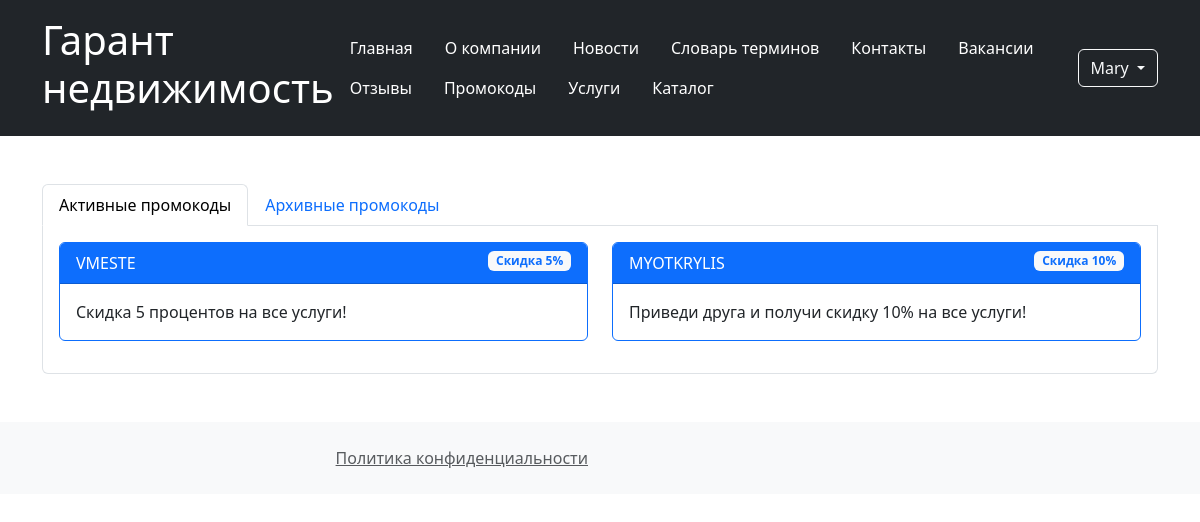
/home/promo-codes/ (signed in), run on the app's committed database.
### users/models.py (models this page shows, shortened)
class User(AbstractUser):
    ROLE_CHOICES = {
        "employee": "Manager",
        "client": "Client",
        "admin": "Admin",
    }
    phone_regex = RegexValidator(
        regex=r"^\+375\(29\)\d{3}-\d{2}-\d{2}$",
        message="Формат номера: +375(29)XXX-XX-XX",
    )
    role = models.CharField(max_length=20, choices=ROLE_CHOICES)
    phone_number = models.CharField(max_length=20, validators=[phone_regex])
    birth_date = models.DateField(
        validators=[RestrictedAgeValidator(18), MaxValueValidator(date.today())]
    )
    created_at = models.DateTimeField(auto_now_add=True)
    first_name = models.CharField(max_length=100)
    last_name = models.CharField(max_length=100)

### home/models.py (models this page shows, shortened)
class PromoCode(models.Model):
    code = models.CharField(max_length=50)
    discount = models.IntegerField(
        validators=[MinValueValidator(1), MaxValueValidator(100)]
    )
    description = models.TextField()
    status = models.BooleanField(default=True)

### home/views.py (the view)
class PromoCodeView(ListView):
    model = PromoCode
    template_name = "promo-codes.html"
    def get_context_data(self, **kwargs):
        context = super().get_context_data(**kwargs)
        context["active_promos"] = PromoCode.objects.filter(status=True)
        context["archived_promos"] = PromoCode.objects.filter(status=False)
        logger.debug(f"Prepared promo codes: {context['active_promos'].count()} active, {context['archived_promos'].count()} archived")
        return context

### home/templates/promo-codes.html (shortened to what this page needs)
{% extends "base.html" %}
{% block content %}
<div class="row mb-4">
    <div class="col">
        <ul class="nav nav-tabs" id="promoTabs" role="tablist">
            <li class="nav-item" role="presentation">
                <button class="nav-link active" id="active-tab" data-bs-toggle="tab"
                        data-bs-target="#active" type="button" role="tab"
                        aria-controls="active" aria-selected="true">
                    Активные промокоды
                </button>
            </li>
            <li class="nav-item" role="presentation">
                <button class="nav-link" id="archive-tab" data-bs-toggle="tab"
                        data-bs-target="#archive" type="button" role="tab"
                        aria-controls="archive" aria-selected="false">
                    Архивные промокоды
                </button>
            </li>
        </ul>
        <div class="tab-content p-3 border border-top-0 rounded-bottom">
            <div class="tab-pane fade show active" id="active" role="tabpanel" aria-labelledby="active-tab">
                <div class="row">
                    {% for promo in active_promos %}
                        <div class="col-md-6 mb-3">
                            <div class="card border-primary">
                                <div class="card-header bg-primary text-white">
                                    {{ promo.code }}
                                    <span class="badge bg-light float-end text-primary">
                                        Скидка {{ promo.discount }}%
                                    </span>
                                </div>
                                <div class="card-body">
                                    <p class="card-text">{{ promo.description }}</p>
                                </div>
                            </div>
                        </div>
                    {% empty %}
                        <div class="col-12">
                            <div class="alert alert-info">
                                В данный момент нет активных промокодов
                            </div>
                        </div>
                    {% endfor %}
                </div>
            </div>
        </div>
    </div>
</div>
{% endblock %}

### templates/base.html (shortened to what this page needs)
<!DOCTYPE html>
<html lang="ru">
<head>
    <link href="https://cdn.jsdelivr.net/npm/bootstrap@5.3.0/dist/css/bootstrap.min.css" rel="stylesheet">
</head>
<body>
    <header class="bg-dark text-white p-3">
        <div class="container">
            <div class="d-flex justify-content-between align-items-center">
                <h1>Гарант недвижимость</h1>
                <nav>
                    <ul class="nav">
                        <li class="nav-item"><a href="{% url 'home' %}" class="nav-link text-white">Главная</a></li>
                        <li class="nav-item"><a href="{% url 'about' %}" class="nav-link text-white">О компании</a></li>
                        <li class="nav-item"><a href="{% url 'news' %}" class="nav-link text-white">Новости</a></li>
                        <li class="nav-item"><a href="{% url 'faq' %}" class="nav-link text-white">Словарь терминов</a></li>
                        <li class="nav-item"><a href="{% url 'contacts' %}" class="nav-link text-white">Контакты</a></li>
                        <li class="nav-item"><a href="{% url 'vacancies' %}" class="nav-link text-white">Вакансии</a></li>
                        <li class="nav-item"><a href="{% url 'reviews' %}" class="nav-link text-white">Отзывы</a></li>
                        <li class="nav-item"><a href="{% url 'promo-codes' %}" class="nav-link text-white">Промокоды</a></li>
                        <li class="nav-item"><a href="{% url 'services' %}" class="nav-link text-white">Услуги</a></li>
                        <li class="nav-item"><a href="{% url 'estates' %}" class="nav-link text-white">Каталог</a></li>
                    </ul>
                </nav>
                <div class="auth-buttons">
                    {% if user.is_authenticated %}
                        <div class="btn-group">
                            <button type="button" class="btn btn-outline-light dropdown-toggle" data-bs-toggle="dropdown">
                                {% if user.first_name %}{{ user.first_name }}{% else %}{{ user.username }}{% endif %}
                            </button>
                        </div>
                    {% else %}
                        <a href="{% url 'login' %}" class="btn btn-outline-light">Вход</a>
                        <a href="{% url 'signup' %}" class="btn btn-outline-light">Регистрация</a>
                    {% endif %}
                </div>
            </div>
        </div>
    </header>
    <main class="container my-5">
        {% block content %}{% endblock %}
    </main>
    <footer class="bg-light p-4 mt-5">
        <div class="container">
            <div class="row">
                <div class="col-md-6 text-end">
                    <a href="{% url 'policy' %}" class="text-muted">Политика конфиденциальности</a>
                </div>
            </div>
        </div>
    </footer>
</body>
</html>

### data on the page
User: first_name "Mary"
PromoCode: code "VMESTE", discount "5", description "Скидка 5 процентов на все услуги!"
PromoCode: code "MYOTKRYLIS", discount "10", description "Приведи друга и получи скидку 10% на все услуги!"
